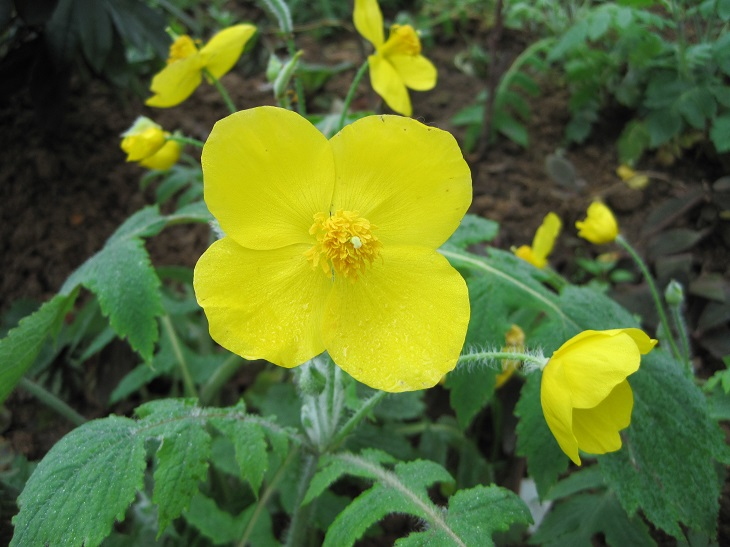
#> input picture 2入门/opencv入门/image0.JPG, 730 x 547 px, found by its file name
$ jupyter execute '06灰度直方图均衡化1.ipynb'   (older library calls are emulated)
#> lines starting #> are read from the running program, lines starting #| are printed output that depends on the picture
[cell 1]
# 本质：统计每个像素灰度 出现的概率 0-255 p
# 累计概率
# 1 0.2  0.2
# 2 0.3  0.5
# 3 0.1  0.6
# 256
# 100 0.5 255*0.5 = new
import cv2
import numpy as np
import matplotlib.pyplot as plt
img = cv2.imread('/Users/xh/workspaces/jupyter/opencv-example/2入门/opencv入门/image0.JPG', 1)
#> img is the input picture: shape (547, 730, 3); mean B, G, R 48.7, 109.6, 90.1


imgInfo = img.shape
#> imgInfo = (547, 730, 3)
height = imgInfo[0]
#> height = 547
width = imgInfo[1]
#> width = 730
gray = cv2.cvtColor(img,cv2.COLOR_BGR2GRAY)
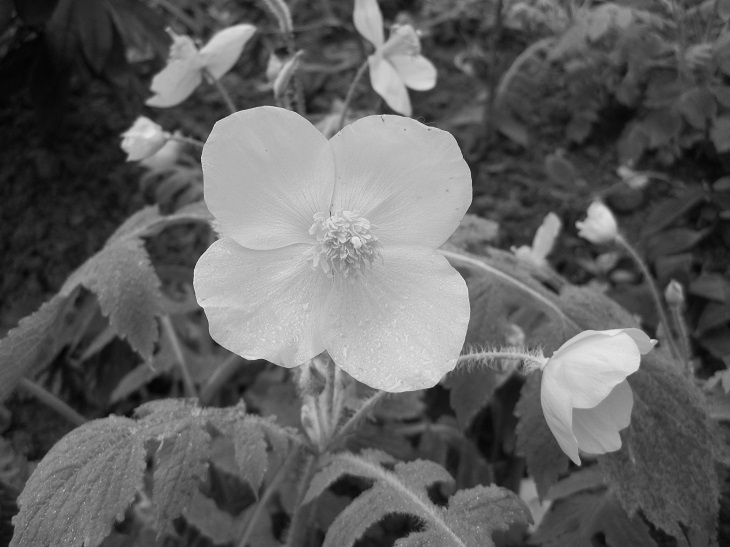
#> gray: shape (547, 730); min 4, max 236, mean 96.8
count = np.zeros(256,np.float)
for i in range(0,height):
    for j in range(0,width):
        pixel = gray[i,j]
        index = int(pixel)
        count[index] = count[index]+1
#> after the loop, count = 256 values, max 4024 at index 64, min 0 at index 0, mean 1559.8
for i in range(0,255):
    count[i] = count[i]/(height*width)
#> after the loop, count = 256 values, max 0.0101 at index 64, min 0 at index 0, mean 0.00391
#计算累计概率
sum1 = float(0)
for i in range(0,256):
    sum1 = sum1+count[i]
    count[i] = sum1
#> this loop made 256 passes
#> sum1 on passes 1 to 3: 0, 0, 0
#> after the loop, count = 256 values from 0 to 1; sum1 = 1
#print(count)
# 计算映射表
map1 = np.zeros(256,np.uint16)
for i in range(0,256):
    map1[i] = np.uint16(count[i]*255)
#> after the loop, map1 = 256 values from 0 to 254
# 映射
for i in range(0,height):
    for j in range(0,width):
        pixel = gray[i,j]
        gray[i,j] = map1[pixel]
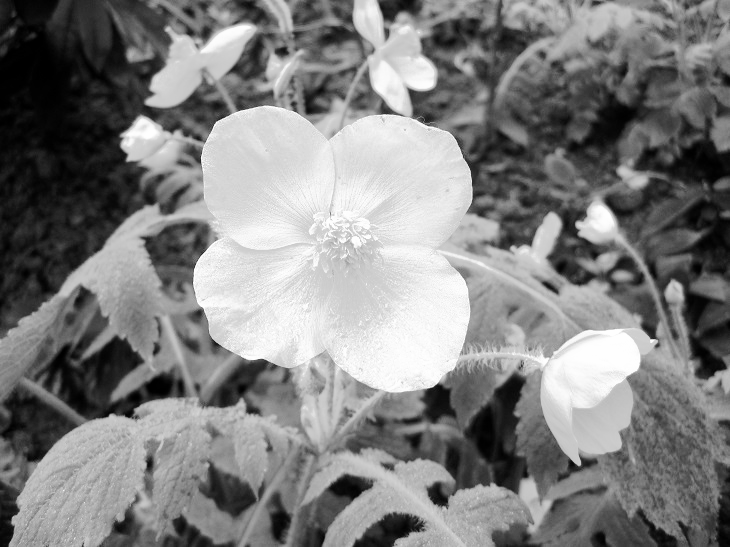
#> gray: shape (547, 730); min 0, max 254, mean 127.8
import matplotlib.pyplot as plt

fig, axes = plt.subplots(1, 2, figsize=(15, 8))
# 原灰度图
axes[0].imshow(cv2.cvtColor(img, cv2.COLOR_BGR2RGB))  # ✅ 指定灰度颜色映射
axes[0].set_title('Original Image')
axes[0].axis('off')

# 均衡化后的图像
axes[1].imshow(cv2.cvtColor(gray, cv2.COLOR_BGR2RGB))  # ✅ 指定灰度颜色映射
axes[1].set_title('Result Image')
axes[1].axis('off')

plt.tight_layout()
plt.show()
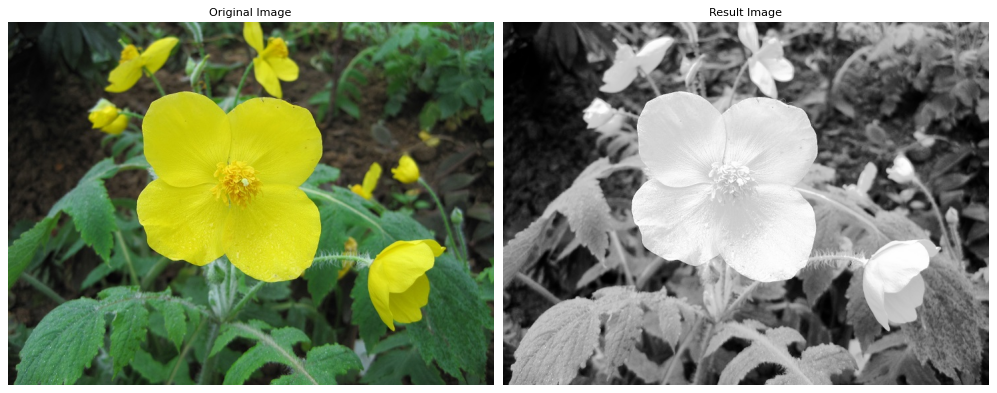
#> figure drawn by matplotlib, 2 panels
